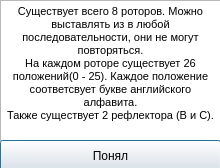
<?xml version="1.0" encoding="UTF-8"?>
<ui version="4.0">
 <class>Information</class>
 <widget class="QDialog" name="Information">
  <property name="geometry">
   <rect>
    <x>0</x>
    <y>0</y>
    <width>220</width>
    <height>168</height>
   </rect>
  </property>
  <property name="windowTitle">
   <string>Dialog</string>
  </property>
  <widget class="QTextBrowser" name="textBrowser">
   <property name="geometry">
    <rect>
     <x>0</x>
     <y>0</y>
     <width>221</width>
     <height>141</height>
    </rect>
   </property>
   <property name="html">
    <string>&lt;!DOCTYPE HTML PUBLIC &quot;-//W3C//DTD HTML 4.0//EN&quot; &quot;http://www.w3.org/TR/REC-html40/strict.dtd&quot;&gt;
&lt;html&gt;&lt;head&gt;&lt;meta name=&quot;qrichtext&quot; content=&quot;1&quot; /&gt;&lt;style type=&quot;text/css&quot;&gt;
p, li { white-space: pre-wrap; }
&lt;/style&gt;&lt;/head&gt;&lt;body style=&quot; font-family:'MS Shell Dlg 2'; font-size:8.25pt; font-weight:400; font-style:normal;&quot;&gt;
&lt;p align=&quot;center&quot; style=&quot; margin-top:0px; margin-bottom:0px; margin-left:0px; margin-right:0px; -qt-block-indent:0; text-indent:0px;&quot;&gt;Существует всего 8 роторов. Можно выставлять из в любой последовательности, они не могут повторяться.&lt;/p&gt;
&lt;p align=&quot;center&quot; style=&quot; margin-top:0px; margin-bottom:0px; margin-left:0px; margin-right:0px; -qt-block-indent:0; text-indent:0px;&quot;&gt;На каждом роторе существует 26 положений(0 - 25). Каждое положение соответсвует букве английского алфавита.&lt;/p&gt;
&lt;p align=&quot;center&quot; style=&quot; margin-top:0px; margin-bottom:0px; margin-left:0px; margin-right:0px; -qt-block-indent:0; text-indent:0px;&quot;&gt;Также существует 2 рефлектора (B и C).&lt;/p&gt;&lt;/body&gt;&lt;/html&gt;</string>
   </property>
  </widget>
  <widget class="QPushButton" name="pushButton">
   <property name="geometry">
    <rect>
     <x>0</x>
     <y>140</y>
     <width>221</width>
     <height>31</height>
    </rect>
   </property>
   <property name="text">
    <string>Понял</string>
   </property>
  </widget>
 </widget>
 <resources/>
 <connections>
  <connection>
   <sender>pushButton</sender>
   <signal>clicked()</signal>
   <receiver>Information</receiver>
   <slot>close()</slot>
   <hints>
    <hint type="sourcelabel">
     <x>180</x>
     <y>150</y>
    </hint>
    <hint type="destinationlabel">
     <x>294</x>
     <y>259</y>
    </hint>
   </hints>
  </connection>
 </connections>
</ui>
